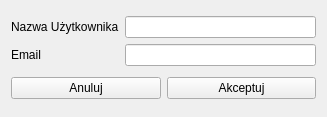
<?xml version="1.0" encoding="UTF-8"?>
<ui version="4.0">
 <class>PrzypomnijHaslo</class>
 <widget class="QWidget" name="PrzypomnijHaslo">
  <property name="geometry">
   <rect>
    <x>0</x>
    <y>0</y>
    <width>327</width>
    <height>117</height>
   </rect>
  </property>
  <property name="windowTitle">
   <string>Form</string>
  </property>
  <layout class="QVBoxLayout" name="verticalLayout_3">
   <item>
    <layout class="QHBoxLayout" name="horizontalLayout">
     <item>
      <layout class="QVBoxLayout" name="verticalLayout_2">
       <item>
        <widget class="QLabel" name="label">
         <property name="text">
          <string>Nazwa Użytkownika</string>
         </property>
        </widget>
       </item>
       <item>
        <widget class="QLabel" name="label_2">
         <property name="text">
          <string>Email</string>
         </property>
        </widget>
       </item>
      </layout>
     </item>
     <item>
      <layout class="QVBoxLayout" name="verticalLayout">
       <item>
        <widget class="QLineEdit" name="lineEdit"/>
       </item>
       <item>
        <widget class="QLineEdit" name="lineEdit_2"/>
       </item>
      </layout>
     </item>
    </layout>
   </item>
   <item>
    <layout class="QHBoxLayout" name="horizontalLayout_2">
     <item>
      <widget class="QPushButton" name="pushButton_2">
       <property name="text">
        <string>Anuluj</string>
       </property>
      </widget>
     </item>
     <item>
      <widget class="QPushButton" name="pushButton">
       <property name="text">
        <string>Akceptuj</string>
       </property>
      </widget>
     </item>
    </layout>
   </item>
  </layout>
 </widget>
 <resources/>
 <connections/>
</ui>
